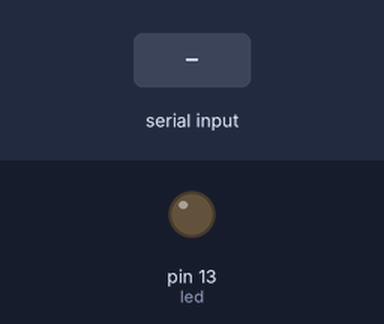
Recording of a sketch running on a simulated Arduino Uno, built with avr-gcc and run on an emulated ATmega328P. Parts: output pins drawn as LEDs (lit = HIGH). Inputs (shaded band) come from the test bench. What the sketch prints to the serial monitor is not drawn.

Above: at 1.2 s.
1.3 s: "H" received over Serial
At 2.1 s:
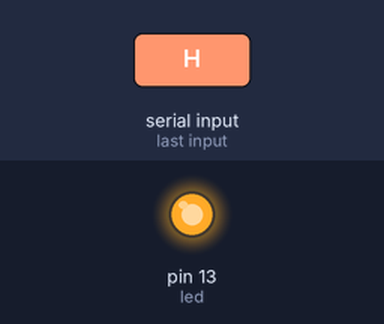
2.8 s: "L" received over Serial
At 3.2 s:
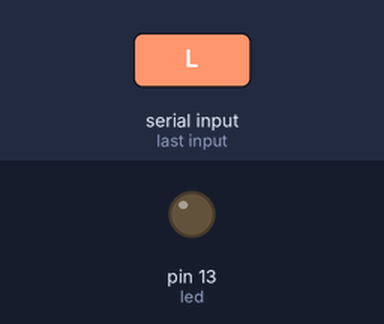
Timing chart, 0 to 5.8 s (numbered marks = the images above; inputs shaded):
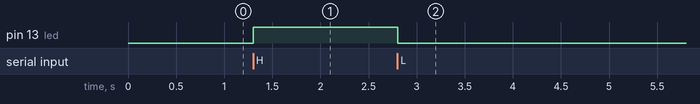

Measured:
- after the input at 1.3 s, pin 13 (led): LOW → HIGH at once
- after the input at 2.8 s, pin 13 (led): HIGH → LOW at once

The sketch:

serial.ino
```cpp
int led = 13;
void setup () {
   pinMode(led, OUTPUT); //LED 13 como salida
   Serial.begin(9600); //Inicializo el puerto serial a 9600 baudios
}

void loop () {
   Serial.println("1");
   if (Serial.available()) { //Si está disponible
      char c = Serial.read(); //Guardamos la lectura en una variable char
      if (c == 'H') { //Si es una 'H', enciendo el LED
         digitalWrite(led,  HIGH);
      } else if (c == 'L') { //Si es una 'L', apago el LED
         digitalWrite(led, LOW);
      }
   }
}
```
